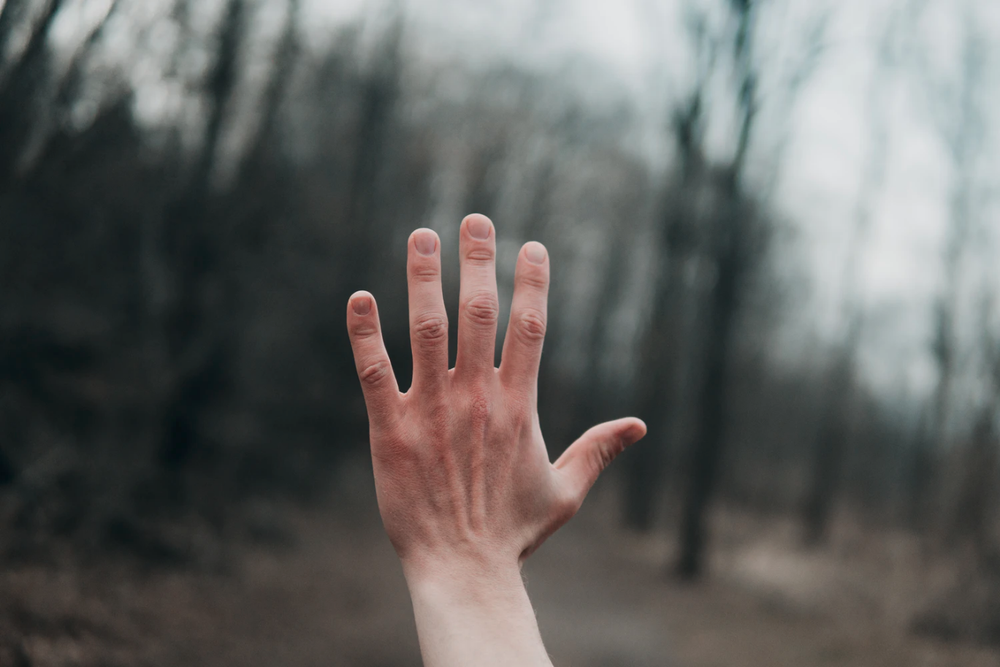
#> input picture tests/test.png, 1000 x 667 px, shrunk from 1369 x 913 before the run
$ python finger_finder.py --img-path tests/test.png
#> lines starting #> are read from the running program, lines starting #| are printed output that depends on the picture; after the words box and inside, x2 and y2 are one past the last pixel; in counts of white or black regions, pixels touching at a corner belong together
import cv2
import math
import argparse
import numpy as np
from urllib.request import urlopen


def get_parser():
    parser = argparse.ArgumentParser()
    parser.add_argument(
        "--img-path",
        type=str,
        required=True,
        help="Path of image")

    parser.add_argument('-url',
                        action='store_true')

    parser.add_argument('-path',
                        action='store_true')

    return parser


def url_to_img(url):
    req = urlopen(url)
    arr = np.asarray(bytearray(req.read()), dtype=np.uint8)
    image = cv2.imdecode(arr, -1)

    return image


def get_mid_point(p1, p2):
    mid_pnt = (p1[0] + p2[0]) / 2, (p1[1] + p2[1]) / 2
    mid_x = mid_pnt[0]
    mid_y = mid_pnt[1]

    return mid_x, mid_y


def get_max_y_point(list_of_points):
    max_y_point = max(list_of_points, key=lambda x: x[1])

    return max_y_point


def sorted_points(list_of_points):
    sorted_points_list = sorted(list_of_points, key=lambda x: x[0])

    return sorted_points_list


def finger_finder(img_path):

#> called with img_path = 'tests/test.png'
    if url_flag:
        frame = url_to_img(img_path)
    else:
        frame = cv2.imread(img_path)
#> frame is the input picture: shape (667, 1000, 3); mean B, G, R 96.3, 98.6, 98.8

    # frame = cv2.imread(img_path)

    lower = np.array([0, 39, 73], dtype="uint8")
    upper = np.array([20, 255, 255], dtype="uint8")

    converted = cv2.cvtColor(frame, cv2.COLOR_BGR2HSV)
#> converted: shape (667, 1000, 3); mean H, S, V 63.6, 34.8, 104.2
    skin_mask = cv2.inRange(converted, lower, upper)
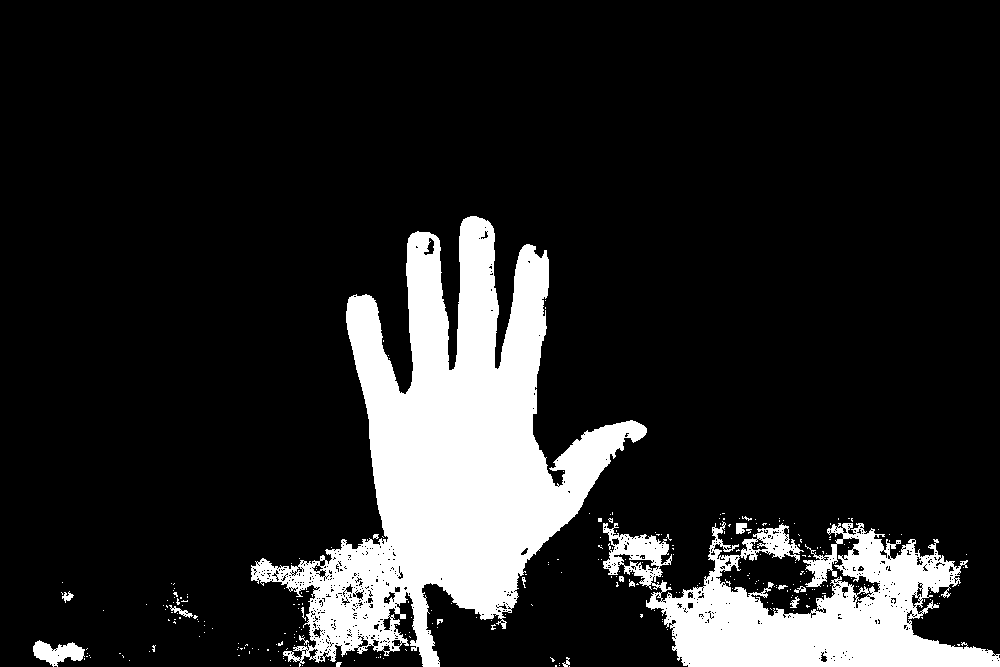
#> skin_mask: shape (667, 1000); 14.9% white; 293 white regions (274 under 20 px), largest, box (x1, y1, x2, y2) and area: (251, 216, 647, 667) 68837, (603, 521, 1000, 667) 28493, (33, 640, 85, 667) 799

    kernel = cv2.getStructuringElement(cv2.MORPH_ELLIPSE, (11, 11))
    skin_mask = cv2.erode(skin_mask, kernel, iterations=2)
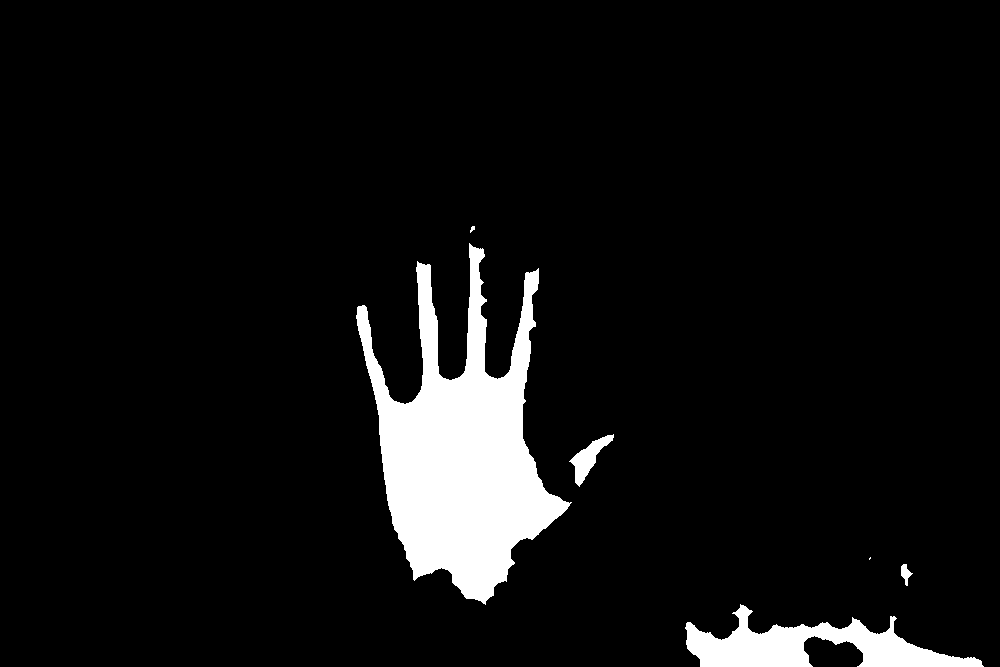
#> skin_mask: shape (667, 1000); 6.6% white; 6 white regions (1 under 20 px), largest, box (x1, y1, x2, y2) and area: (356, 243, 572, 605) 35017, (685, 604, 984, 667) 8121, (569, 434, 614, 487) 816, (901, 564, 913, 586) 132, (470, 226, 475, 233) 21
    skin_mask = cv2.dilate(skin_mask, kernel, iterations=2)
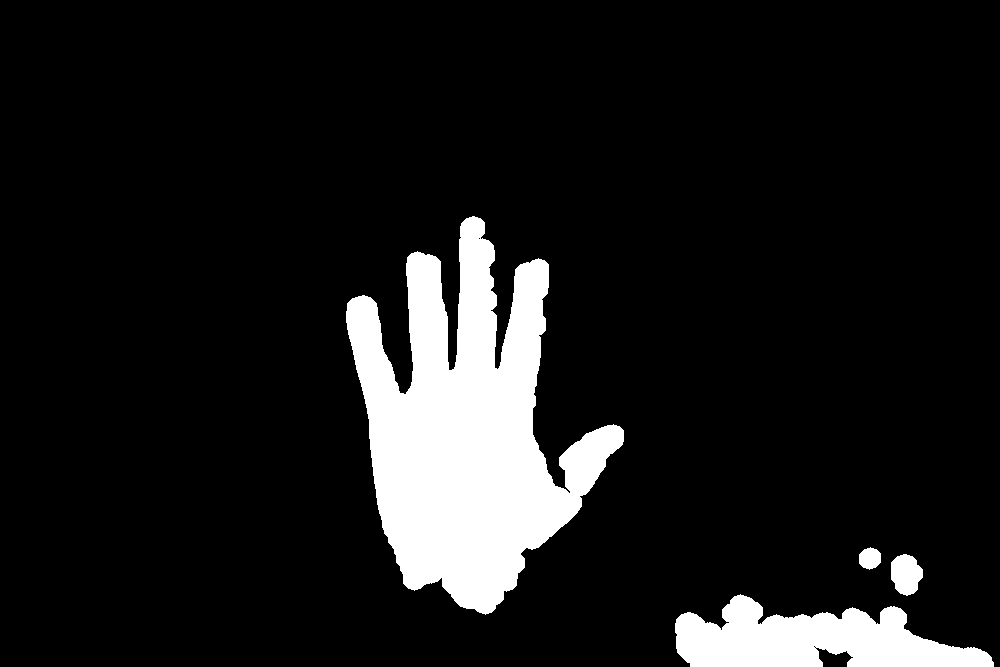
#> skin_mask: shape (667, 1000); 10.6% white; 4 white regions, box (x1, y1, x2, y2) and area: (346, 216, 624, 615) 55207, (675, 594, 994, 667) 13997, (891, 554, 923, 596) 1000, (859, 547, 881, 570) 384

    skin_mask = cv2.GaussianBlur(skin_mask, (3, 3), 0)
    skin = cv2.bitwise_and(frame, frame, mask=skin_mask)
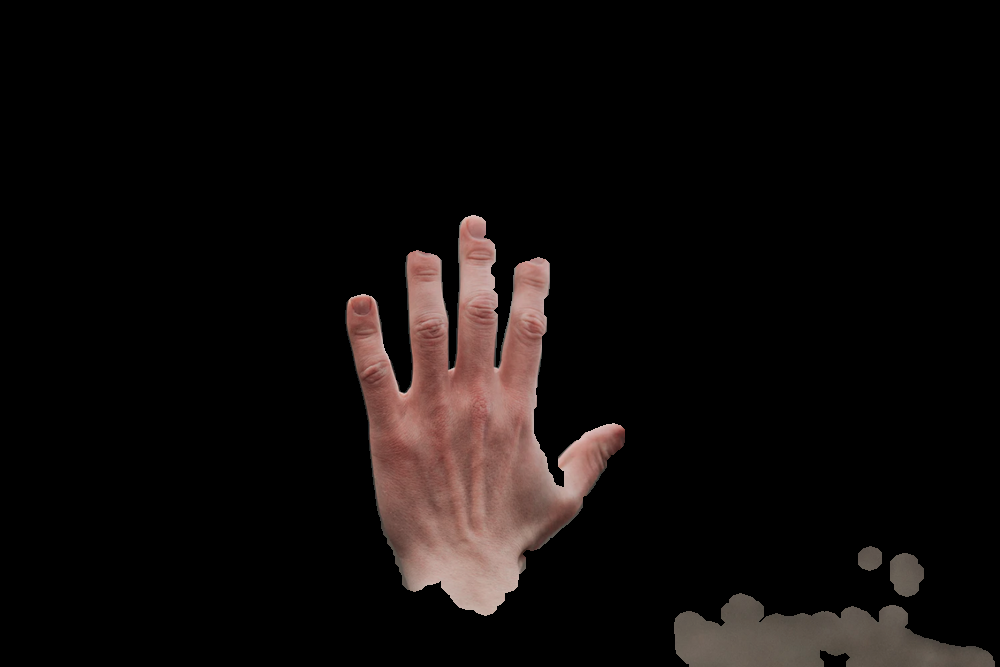
#> skin: shape (667, 1000, 3); mean B, G, R 10.8, 11.8, 15.8

    gray = cv2.cvtColor(skin, cv2.COLOR_BGR2GRAY)
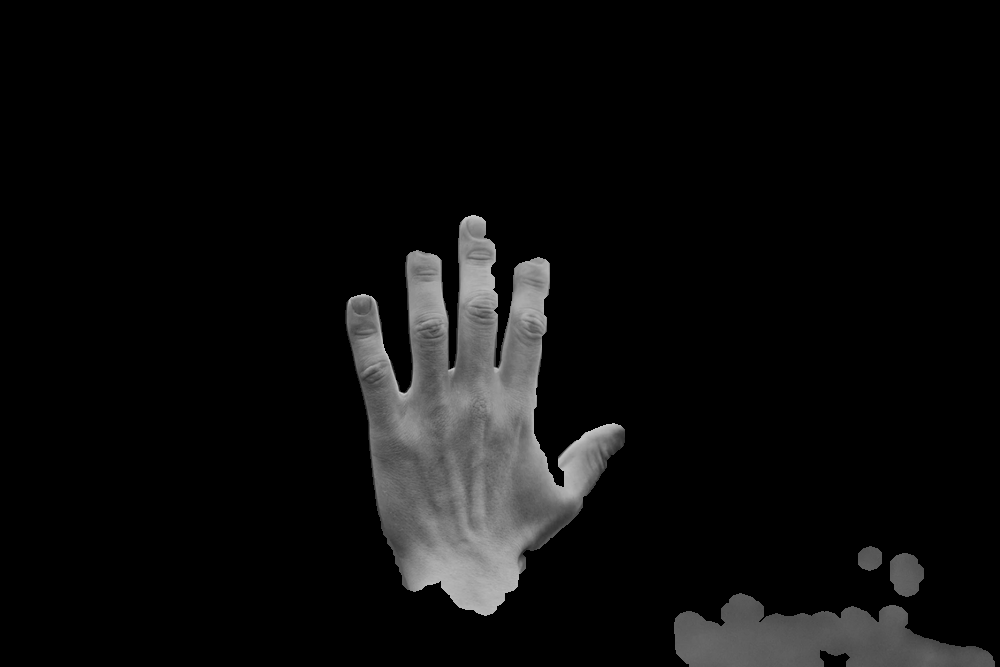
#> gray: shape (667, 1000); min 0, max 204, mean 12.8
    thresh = cv2.threshold(gray, 0, 255, cv2.THRESH_BINARY + cv2.THRESH_OTSU)[1]
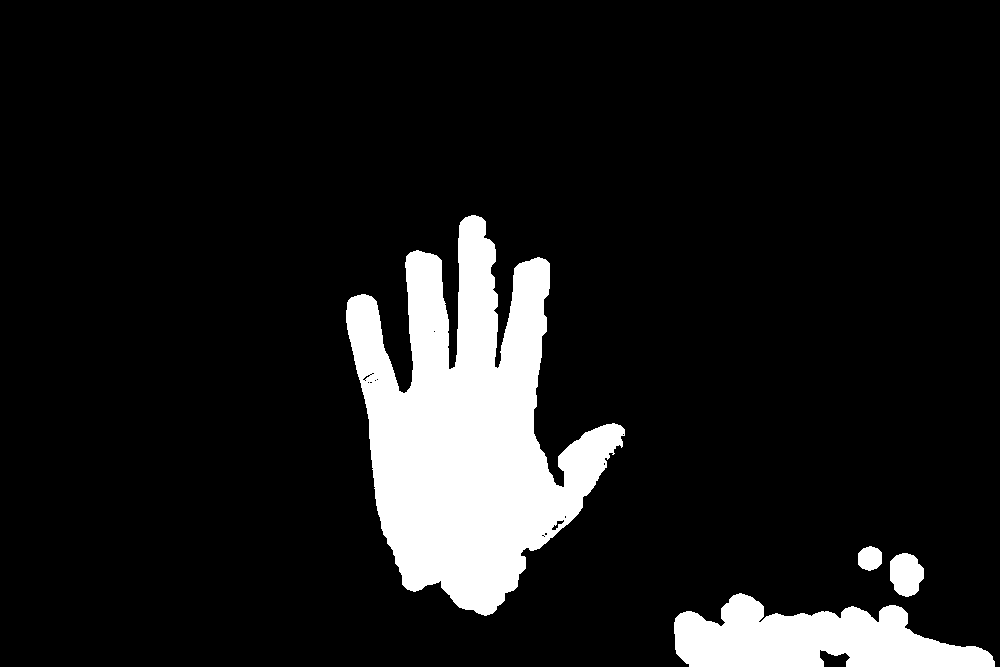
#> thresh: shape (667, 1000); 11% white; 4 white regions

    contours, _ = cv2.findContours(thresh, cv2.RETR_EXTERNAL, cv2.CHAIN_APPROX_SIMPLE)
#> contours = 4 contours; box (x1, y1, x2, y2) and area: (346, 215, 625, 616) 56015, (674, 593, 995, 667) 14352, (890, 553, 924, 597) 1096, (858, 546, 882, 571) 443
    cnt = max(contours, key=lambda contour: cv2.contourArea(contour))
#> cnt = contour of 597 points, box (x1, y1, x2, y2) (346, 215, 625, 616), area 56015

    hull = cv2.convexHull(cnt, returnPoints=False)
#> hull = 31 values, max 596 at index 0, min 0 at index 30, mean 282.6
    defects = cv2.convexityDefects(cnt, hull)
#> defects = 23 rows, first 6: [0, 4, 1, 162], [4, 68, 21, 30885], [68, 160, 97, 27876], [161, 163, 162, 114], [163, 165, 164, 222], [166, 168, 167, 217]

    red_point_coordinates = []

    for i in range(defects.shape[0]):
        s, e, f, d = defects[i, 0]
        start = tuple(cnt[s][0])
        end = tuple(cnt[e][0])
        far = tuple(cnt[f][0])

        a = math.sqrt((end[0] - start[0]) ** 2 + (end[1] - start[1]) ** 2)
        b = math.sqrt((far[0] - start[0]) ** 2 + (far[1] - start[1]) ** 2)
        c = math.sqrt((end[0] - far[0]) ** 2 + (end[1] - far[1]) ** 2)
        s = (a + b + c) / 2
        ar = math.sqrt(s * (s - a) * (s - b) * (s - c))

        d = (2 * ar) / a

        angle = math.acos((b ** 2 + c ** 2 - a ** 2) / (2 * b * c)) * 57

        if angle <= 90 and d > 30:
            red_point_coordinates.append(far)
            # cv2.line(frame, start, end, [0, 255, 0], 2)
            cv2.circle(frame, far, 5, [0, 0, 255], -1)
#> this loop made 23 passes
#> (e, f, start, end, far, a) on passes 1 to 10: (4, 1, (471, 215), (465, 217), (470, 216), 6.32), (68, 21, (465, 217), (410, 252), (454, 367), 65.19), (160, 97, (410, 252), (351, 297), (406, 392), 74.2), (163, 162, (348, 300), (347, 302), (348, 301), 2.24), (165, 164, (347, 302), (346, 310), (347, 309), 8.06), (168, 167, (346, 322), (347, 329), (347, 323), 7.07), (230, 211, (347, 329), (376, 505), (369, 419), 178.4), (232, 231, (376, 505), (377, 510), (377, 506), 5.1), (240, 239, (377, 510), (381, 528), (381, 521), 18.44), (244, 243, (381, 528), (383, 534), (383, 531), 6.32)
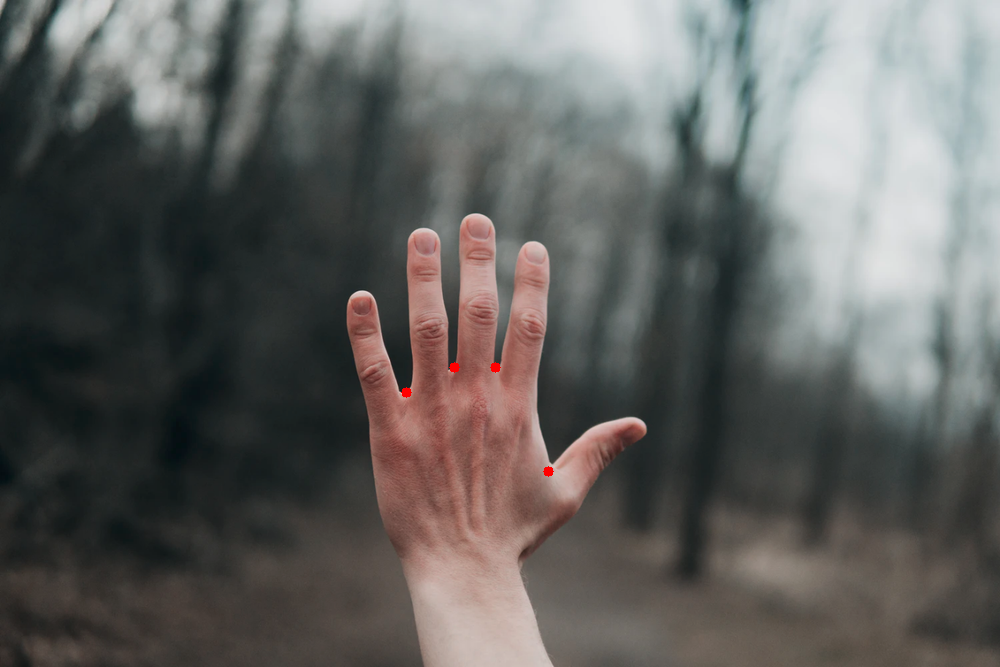
#> frame: shape (667, 1000, 3); 0.05% of pixels changed, all inside (x1, y1, x2, y2) = (401, 362, 554, 477)
#> after the loop, red_point_coordinates = [(454, 367), (406, 392), (548, 471), (495, 367)]

    cnt_box = cv2.boundingRect(cnt)
#> cnt_box = (346, 215, 279, 401)
    x, y, w, h = cnt_box
#> x = 346; y = 215; w = 279; h = 401

    m_x, m_y = get_mid_point((x, y), (x + w, y + h))
#> m_x = 485.5; m_y = 415.5

    max_x, max_y = get_max_y_point(red_point_coordinates)
#> in get_max_y_point, `max_y_point = max(list_of_points, key=lambda x: x[1])`: max_y_point = (548, 471)
#> max_x = 548; max_y = 471
    point_list = sorted_points(red_point_coordinates)
#> in sorted_points, `sorted_points_list = sorted(list_of_points, key=lambda x: x[0])`: sorted_points_list = [(406, 392), (454, 367), (495, 367), (548, 471)]
#> point_list = [(406, 392), (454, 367), (495, 367), (548, 471)]

    if max_x > m_x:

        points = [point_list[0], point_list[1]]
#> points = [(406, 392), (454, 367)]
        dist = math.sqrt((point_list[1][0] - point_list[0][0]) ** 2 + (point_list[1][1] - point_list[0][1]) ** 2)
#> dist = 54.12

    else:
        points = [point_list[2], point_list[3]]
        dist = math.sqrt((point_list[3][0] - point_list[2][0]) ** 2 + (point_list[3][1] - point_list[2][1]) ** 2)

    return points, dist


if __name__ == "__main__":
    p = get_parser().parse_args()

    img_path = p.img_path
    url_flag = p.url
    path_flag = p.path

    detected_points, distance = finger_finder(img_path)
#> detected_points = [(406, 392), (454, 367)]; distance = 54.12

    if url_flag:
        img = url_to_img(img_path)
    elif path_flag:
        img = cv2.imread(img_path)
#> (the run stopped early here; a loop or call above may not have finished)
